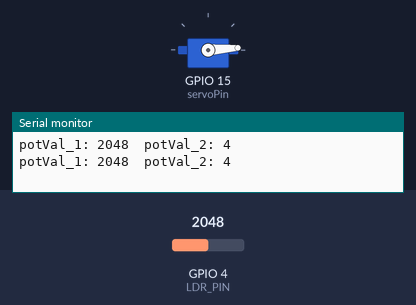
Recording of a sketch running on a simulated ESP32. Parts: servo, the last lines printed to the serial monitor. The inputs (shaded band) are chosen by the test bench; at power-on: GPIO 4 (LDR_PIN) = 2048.

Above: at 5.8 s.
5.9 s: GPIO 4 (LDR_PIN) set to 2866
At 10.4 s:
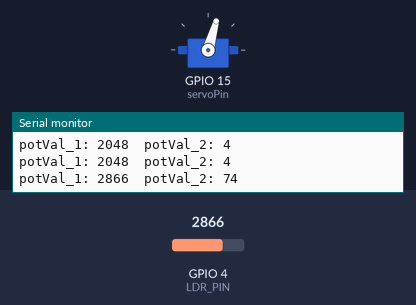
11.9 s: GPIO 4 (LDR_PIN) set to 3603
At 15.4 s:
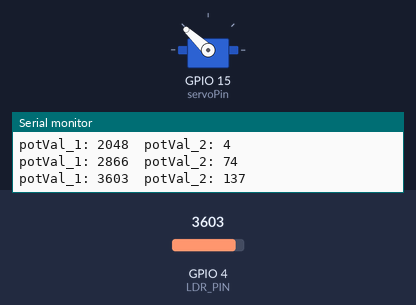
17.9 s: GPIO 4 (LDR_PIN) set to 4095
At 20.4 s:
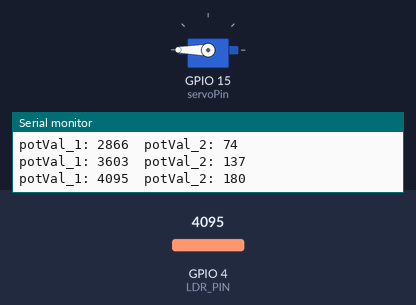
23.9 s: GPIO 4 (LDR_PIN) set to 2047
At 25.4 s:
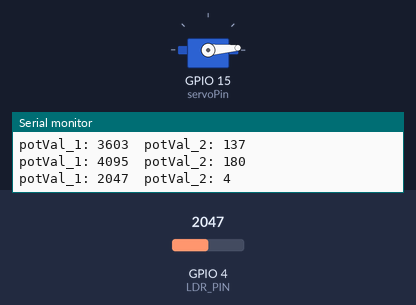
Timing chart, 0 to 26.9 s (numbered marks = the images above; inputs shaded):
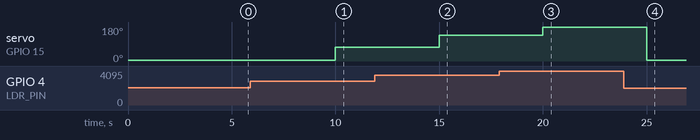

Measured:
- after the input at 5.9 s, servo on GPIO 15 (servoPin): 4° → 74° after 4.1 s
- after the input at 11.9 s, servo on GPIO 15 (servoPin): 74° → 137° after 3.1 s
- after the input at 17.9 s, servo on GPIO 15 (servoPin): 137° → 180° after 2.1 s
- after the input at 23.9 s, servo on GPIO 15 (servoPin): 180° → 4° after 1.1 s

The sketch:

guitarPedal.ino
```cpp
#include <ESP32Servo.h>
#define LDR_PIN   4
#define ADC_Max 4095    // This is the default ADC max value on the ESP32 (12 bit ADC width);

Servo myservo;  // create servo object to control a servo

int servoPin = 15;      // GPIO pin used to connect the servo control (digital out)
int potPin = LDR_PIN;        // GPIO pin used to connect the potentiometer (analog in)
int potVal;             //variable to read the value from the analog pin

void setup()
{
  myservo.setPeriodHertz(50);// Standard 50hz servo
  // attaches the servo on servoPin to the servo object
  myservo.attach(servoPin, 500, 2500);
  Serial.begin(115200);
}

void loop() {
  // read the value of the potentiometer (value between 0 and 4095)
  potVal = analogRead(potPin);
  Serial.printf("potVal_1: %d\t",potVal);
  // scale it to use it with the servo (value between 0 and 180)
  //potVal = map(potVal, 0, ADC_Max, 0, 180);
  // set the servo position according to the scaled value
  potVal=((potVal - 2000) / 2095.0) * 180.0;
  myservo.write(potVal);
  Serial.printf("potVal_2: %d\n",potVal);
  delay(5000);// wait for the servo to get there
}
```
